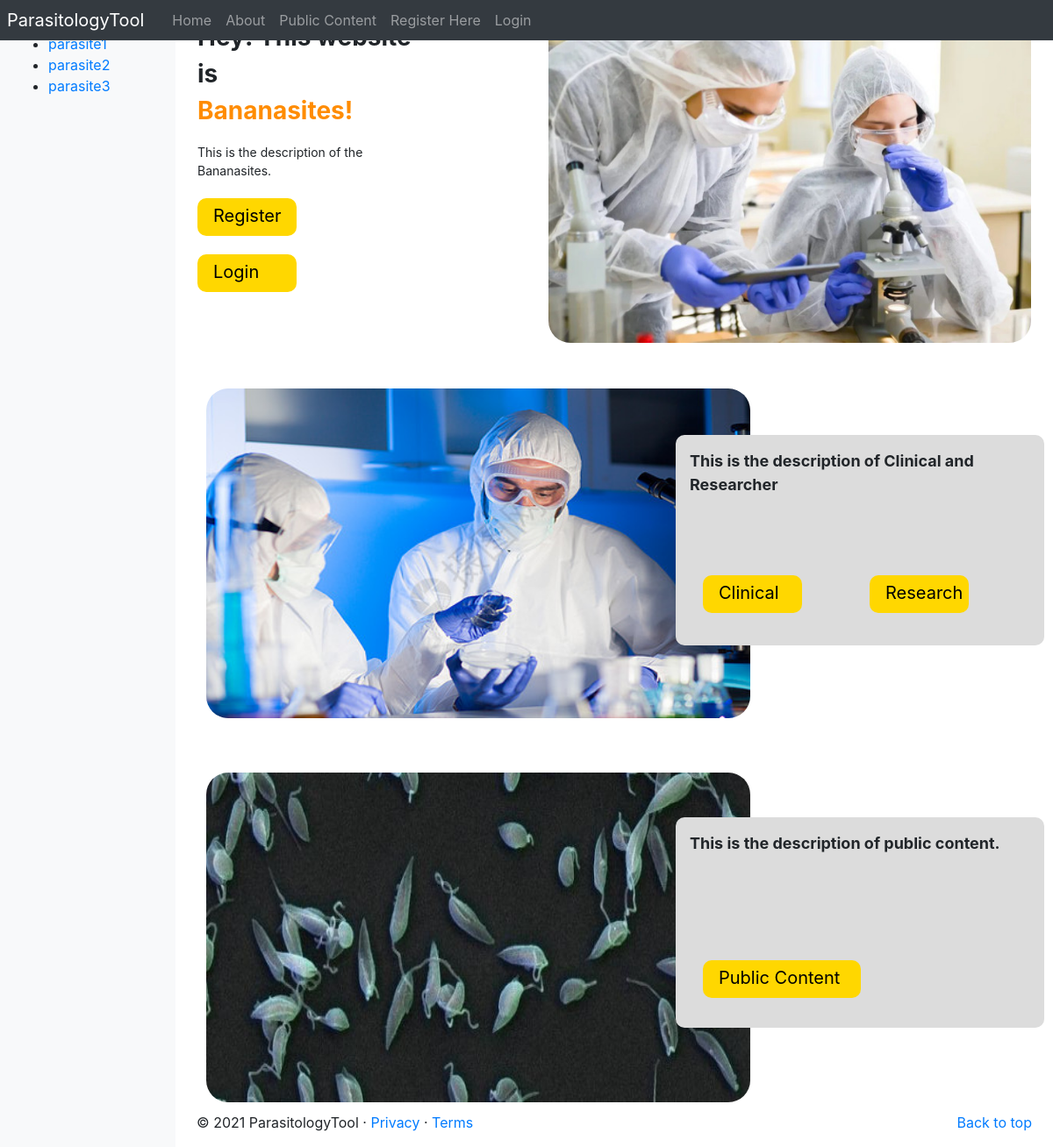
The page / on the database its author committed.
### parasitologyTool/models.py (models this page shows, shortened)
class Parasite(models.Model):
	NAME_MAX_LENGTH = 128
	name = models.CharField(max_length=NAME_MAX_LENGTH, unique=True)
	views = models.IntegerField(default=0)
	picture = models.ImageField(upload_to='parasite_pic')

### parasitologyTool/views.py (the view)
# urls.py: path('', views.index, name='index'),
def index(request):
    parasite_list = Parasite.objects.order_by('name')
    context_dict = {'parasites': parasite_list}
    return render(request, 'parasitologyTool/index.html', context=context_dict)

### parasitologyTool/templatetags/parasitologyTool_template_tags.py (called while the page is built)
@register.inclusion_tag('parasitologyTool/parasite_list.html')
def get_parasite_list(current_category=None):
	return {'parasites': Parasite.objects.all(),
	        'current_category':current_category}

### templates/parasitologyTool/index.html (shortened to what this page needs)
{% extends 'parasitologyTool/base.html' %}
{% load static %}
{% block body_block %}
<div>
    <div>
    <table style="font-size: 14px; margin-top: 20px; margin-bottom: 40px;">
        <tr>
            <div>
                <td valign="top">
                    <strong style="font-size: 28px; ">Hey! This website is <p class="orange">Bananasites!</p></strong>
                    <div>
                        This is the description of the Bananasites.
                    </div>
                    <br>
                    <div class="box" style="position: relative;">
                        <a href="{% url 'parasitologyTool:register' %}" style="position:absolute; z-index: 2; left: 18px; top: 5px;"><p class="link">Register</p></a>
                    </div>
                    <br>
                    <div class="box" style="position: relative;">
                        <a href="{% url 'parasitologyTool:login' %}" style="position:absolute; z-index: 2; left: 18px; top: 5px;"><p class="link">Login</p></a>
                    </div>
                </td>
            </div>
            <div>
                <td ><img style="border-radius: 25px; width: 550px; height: 370px; margin-left: 150px; float: left;" src="{% static 'images/researcher.jpeg' %}" alt="Parasitology researcher" /></td>
            </div>
        </tr>
    </table>
    </div>
    <div>
    <table style="margin-bottom: 40px;">
       <tr>
            <div style="position:relative;">
            <td>
                <img style="border-radius: 25px; width: 620px; height: 376px; margin: 10px; float: left;" src="{% static 'images/researcher1.jpeg' %}" alt="Parasitology researcher1" />
            </td>
            <td class="square" style="position:absolute; left: 570px; bottom:572px">
                <div style="margin-top: 15px; margin-left:15px; font-size: 18px;">
                    <strong>This is the description of Clinical and Researcher</strong>
                </div>
                <div class="box" style="position: relative; top: 90px; left: 30px;">
                    <a href="{% url 'parasitologyTool:clinical_portal' %}" style="position:absolute; z-index: 2; left: 18px; top: 5px;"><p class="link">Clinical</p></a>
                </div>
                <div class="box" style="position: relative; top: 47px; left: 220px">
                    <a href="{% url 'parasitologyTool:research_portal' %}" style="position:absolute; z-index: 2; left: 18px; top: 5px;"><p class="link">Research</p></a>
                </div>
            </td>
            </div>
       </tr>
    </table>
    </div>
    <div>
    <table style="margin-bottom:0px">
       <tr>
            <div style="position: relative;">
            <td>
                <img style="border-radius: 25px; width: 620px; height: 376px; margin: 10px; float: left;" src="{% static 'images/Leishmania.jpg' %}" alt="Parasitology researcher1" />
            </td>
            <td class="square" style="position:absolute; left: 570px; bottom:136px">
                <div style="margin-top: 15px; margin-left:15px; font-size: 18px;">
                    <strong>This is the description of public content.</strong>
                </div>
                <div class="large-box" style="position: relative; top: 120px; left: 30px;">
                    <a href="{% url 'parasitologyTool:public_content' %}" style="position:absolute; z-index: 2; left: 18px; top: 5px;"><p class="link">Public Content</p></a>
                </div>
                </div>
            </div>
    </div>
</div>
{% endblock %}

### templates/parasitologyTool/parasite_list.html
{% if parasites %}
    <ul>
    {% for p in parasites %}
        {% if p == current_category %}
            <li><strong><a href="{% url 'parasitologyTool:goto' %}?parasite_id={{ p.id }}">{{ p.name }}</a></strong></li>
        {% else %}
            <li><a href="{% url 'parasitologyTool:goto' %}?parasite_id={{ p.id }}">{{ p.name }}</a></li>
        {% endif %}
    {% endfor %}
    </ul>
{% else %}
    <strong>No parasites</strong>
{% endif %}

### templates/parasitologyTool/index.html (style rules this page uses)
p.orange { color: darkorange; }
p.link { color: black; font-size: 20px; }
.box { width: 113px; height: 43px; background: gold; border-radius: 10px; }
.square { width: 420px; height: 240px; background: gainsboro; border-radius: 10px; }
.large-box { width: 180px; height: 43px; background: gold; border-radius: 10px; }

### rows shown on the page
Parasite: name "parasite1"
Parasite: name "parasite2"
Parasite: name "parasite3"
